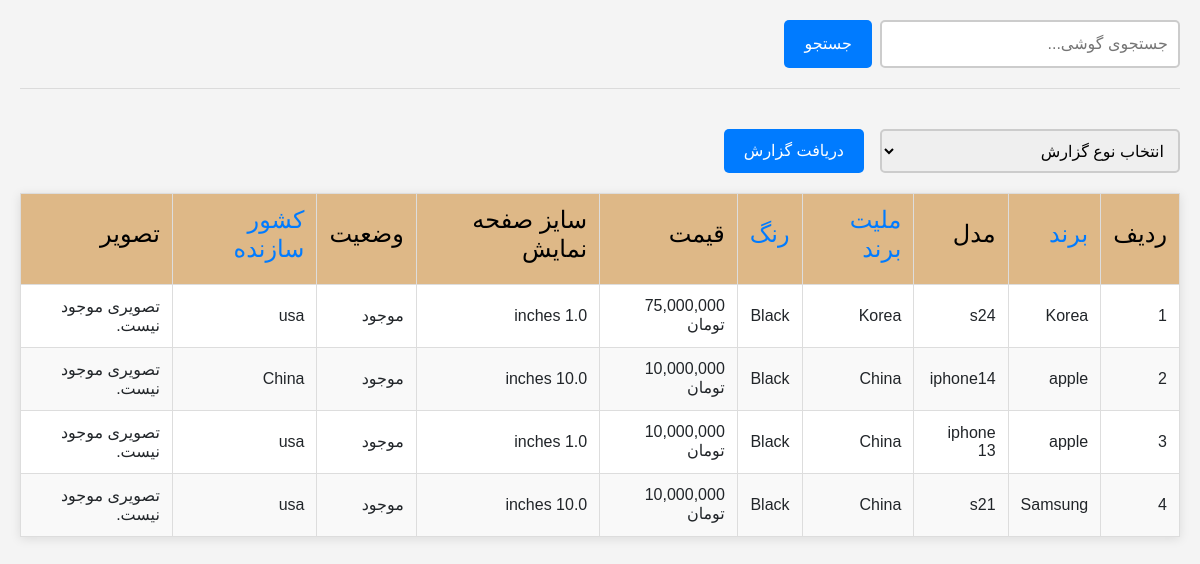
The page / on the database its author committed.
### mobile_inventory/models.py (models this page shows, shortened)
class Phone(models.Model):
    model = models.CharField(max_length=100, unique=True, verbose_name='مدل')
    brand = models.ForeignKey(Brand, on_delete=models.CASCADE, verbose_name='برند')
    color = models.ForeignKey(Color, on_delete=models.CASCADE, verbose_name='رنگ')
    country_of_manufacture = models.ForeignKey(Country, on_delete=models.CASCADE, verbose_name='کشور سازنده')
    price = models.PositiveIntegerField(verbose_name='قیمت')
    image = models.ImageField(upload_to='phone_images', null=True, blank=True, verbose_name='تصویر')
    screen_size = models.FloatField(verbose_name='سایز صفحه نمایش')
    is_available = models.BooleanField(default=True, verbose_name='موجود/ناموجود')
    created_at = models.DateTimeField(auto_now_add=True, null=True, blank=True)
    slug = models.SlugField(unique=True, blank=True, verbose_name='آدرس محصول')
    class Meta:
        verbose_name = 'موبایل'
        verbose_name_plural = 'موبایل ها'

class Brand(models.Model):
    name = models.CharField(max_length=100, unique=True, verbose_name='نام برند')
    nationality = models.CharField(max_length=100, verbose_name='ملیت برند')
    created_at = models.DateTimeField(auto_now_add=True, null=True, blank=True)
    slug = models.SlugField(unique=True, blank=True, verbose_name='آدرس برند')
    class Meta:
        verbose_name = 'برند'
        verbose_name_plural = ' برند ها'

class Color(models.Model):
    name = models.CharField(max_length=100, unique=True, verbose_name='رنگ')
    created_at = models.DateTimeField(auto_now_add=True, null=True, blank=True)
    slug = models.SlugField(unique=True, blank=True, verbose_name='آدرس رنگ')
    class Meta:
        verbose_name = 'رنگ'
        verbose_name_plural = 'رنگ ها'

class Country(models.Model):
    name = models.CharField(max_length=100, unique=True, verbose_name='نام کشور')
    created_at = models.DateTimeField(auto_now_add=True, null=True, blank=True)
    slug = models.SlugField(unique=True, blank=True, verbose_name='آدرس کشور')
    class Meta:
        verbose_name = 'کشور'
        verbose_name_plural = 'کشورها'

### mobile_inventory/views.py (the view)
# urls.py: path('', views.PhoneListView.as_view(), name='list_phone'),
class PhoneListView(ListView):
    model = Phone
    template_name = 'mobile_inventory/phone_list.html'
    context_object_name = 'phones'
    ordering = ['-created_at']
    paginate_by = 6
    def get_queryset(self):
        queryset = Phone.objects.all().order_by('-created_at')
        query = self.request.GET.get('query', None)
        brand_name = self.request.GET.get('brand_name', None)
        report_type = self.request.GET.get('report_type', None)
        if report_type == 'korean_brands':
            queryset = queryset.filter(brand__nationality='Korea')
        elif report_type == 'brand_phones' and brand_name:
            queryset = queryset.filter(brand__name__icontains=brand_name)
        elif report_type == 'matching_nationality':
            queryset = queryset.filter(brand__nationality=F('country_of_manufacture__name'))
        if query:
            queryset = queryset.filter(
                Q(model__icontains=query) |
                Q(brand__name__icontains=query) |
                Q(brand__nationality__icontains=query)
            )
        return queryset

### mobile_inventory/templatetags/custom_filters.py (called while the page is built)
@register.filter(name='three_digits_currency')
def three_digits_currency(value: int):
    return '{:,}'.format(value) + ' تومان'

### mobile_inventory/templates/mobile_inventory/phone_list.html (shortened to what this page needs)
{% extends 'base.html' %}
{% load static %}
{% load custom_filters %}
{% block main %}
    <body>
    <form method="get" class="search-form">
        <input type="text" name="query" id="query" value="{{ request.GET.query|default:'' }}" class="search-input"
               placeholder="جستجوی گوشی...">
        <button type="submit" class="search-button mr-2">جستجو</button>
    </form>
    <hr>
    <br>
   <form method="get" class="search-form">
    <select name="report_type" id="report_type" class="search-input ml-2" required>
        <option value="">انتخاب نوع گزارش</option>
    </select>
    <button type="submit" class="search-button mr-2">دریافت گزارش</button>
</form>
    <table id="phones-table" border="1" style="width: 100%; border-collapse: collapse;">
        <thead>
        <tr>
            <th><h4>ردیف</h4></th>
            <th><a href="{% url 'add_brand' %}"><h4>برند</h4></a></th>
            <th><h4>مدل</h4></th>
            <th><a href="{% url 'add_brand' %}"><h4>ملیت برند</h4></a></th>
            <th><a href="{% url 'add_color' %}"><h4>رنگ</h4></a></th>
            <th><h4>قیمت</h4></th>
            <th><h4>سایز صفحه نمایش</h4></th>
            <th><h4>وضعیت</h4></th>
            <th><a href="{% url 'add_country' %}"><h4>کشور سازنده</h4></a></th>
            <th><h4>تصویر</h4></th>
        </tr>
        </thead>
        <tbody>
        {% for phone in phones %}
            <tr id="phone-row-{{ phone.slug }}">
                <td>{{ forloop.counter }}</td>
                <td>{{ phone.brand.name }}</td>
                <td>{{ phone.model }}</td>
                <td>{{ phone.brand.nationality }}</td>
                <td>{{ phone.color.name }}</td>
                <td>{{ phone.price|three_digits_currency }}</td>
                <td>{{ phone.screen_size }} inches</td>
                <td>{{ phone.is_available|yesno:"موجود,ناموجود" }}</td>
                <td>{{ phone.country_of_manufacture.name }}</td>
                <td>
                    {% if phone.image %}
                        <img src="{{ phone.image.url }}" alt="Image of {{ phone.model }}"
                             style="max-width: 100px; max-height: 100px;">
                    {% else %}
                        تصویری موجود نیست.
                    {% endif %}
                </td>
            </tr>
        {% endfor %}
        </tbody>
    </table>
    </body>
{% endblock %}

### static/css/styles.css (style rules this page uses)
body { font-family: Arial, sans-serif; margin: 20px; background-color: #f4f4f4; direction: rtl; }
table { width: 100%; border-collapse: collapse; margin: 20px 0; background-color: #fff; box-shadow: 0 2px 10px rgba(0, 0, 0, 0.1); }
table, th, td { border: 1px solid #ddd; }
th, td { padding: 12px; text-align: right; }
th { background-color: burlywood; color: black; }
tr:nth-child(even) { background-color: #f9f9f9; }
.search-form { display: flex; justify-content: right; margin-bottom: 20px; }
.search-input { width: 300px; padding: 10px; border: 2px solid #ccc; border-radius: 5px; font-size: 16px; transition: border-color 0.3s ease-in-out; }
.search-button { background-color: #007bff; color: white; padding: 10px 20px; border: none; border-radius: 5px; margin-left: 10px; font-size: 16px; cursor: pointer; transition: background-color 0.3s ease-in-out; }
a { text-decoration: none; }

### rows shown on the page
Phone: brand.name "Korea", model "s24", brand.nationality "Korea", color.name "Black", price|three_digits_currency "75,000,000 تومان", is_available "موجود", country_of_manufacture.name "usa", image "تصویری موجود نیست."
Phone: brand.name "apple", model "iphone14", brand.nationality "China", color.name "Black", price|three_digits_currency "10,000,000 تومان", screen_size "10.0", is_available "موجود", country_of_manufacture.name "China", image "تصویری موجود نیست."
Phone: brand.name "apple", model "iphone 13", brand.nationality "China", color.name "Black", price|three_digits_currency "10,000,000 تومان", is_available "موجود", country_of_manufacture.name "usa", image "تصویری موجود نیست."
Phone: brand.name "Samsung", model "s21", brand.nationality "China", color.name "Black", price|three_digits_currency "10,000,000 تومان", screen_size "10.0", is_available "موجود", country_of_manufacture.name "usa", image "تصویری موجود نیست."
